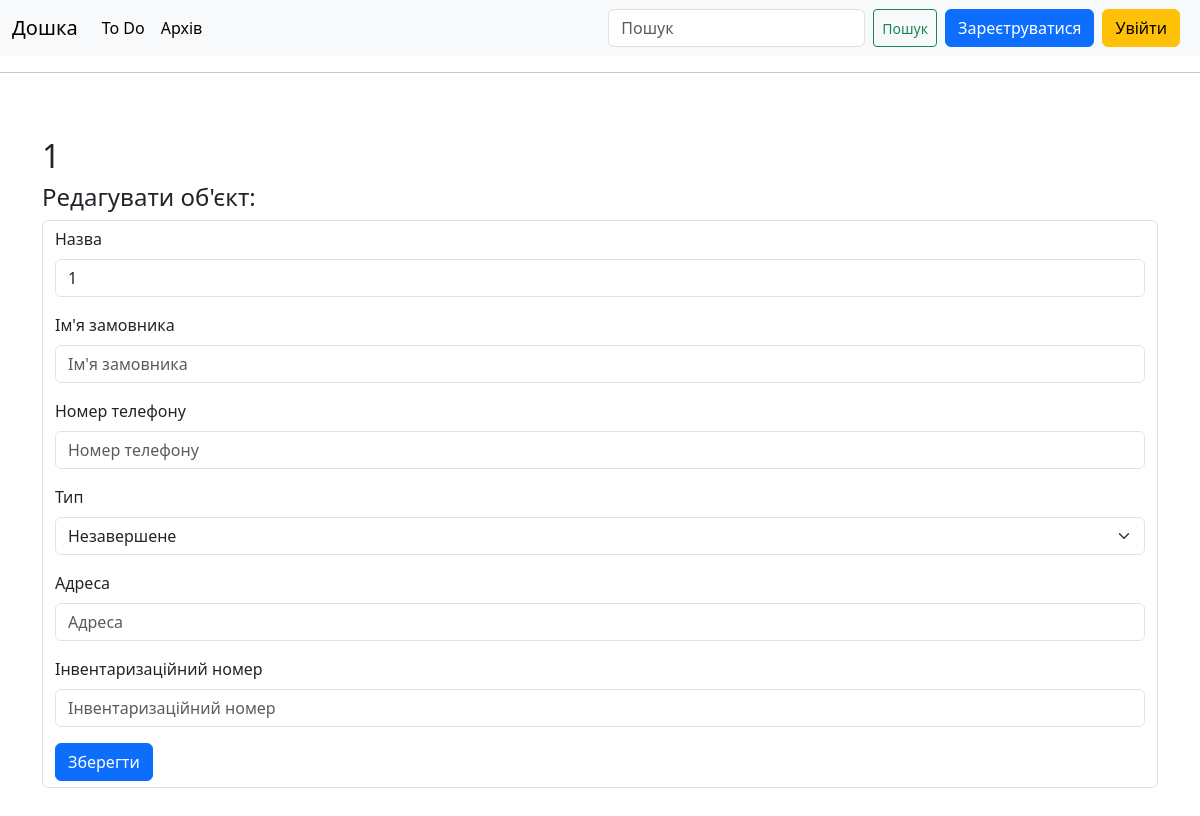
Before: /edit_subject/21 with the older database file.
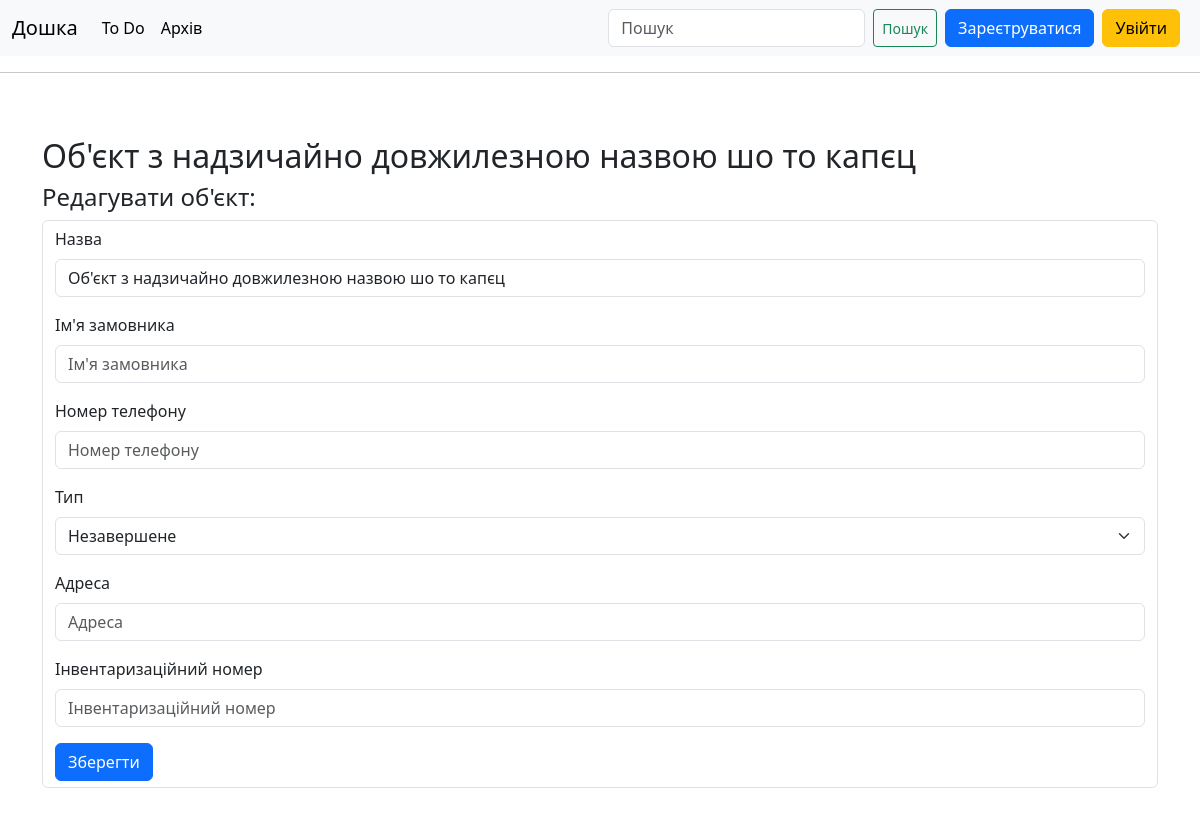
After: the same page with the newer database file.
### bord/models.py (models this page shows, shortened)
class Subject(models.Model):
    class TypeOfSubject(models.TextChoices):
        BUILDING = 'BU', _('Багатоповерхівка')
        COMMERCE = 'CO', _('Будівля')
        GARAGE = 'GA', _('Гараж')
        HOUSE = 'HO', _('Особняк')
        APARTMENT = 'AP', _('Квартира')
        KEV = 'KE', _('КЕВ')
        QUARTERS = 'QU', _('Нежитлове приміщення')
        UNFINISHED = 'UF', _('Незавершене')
        SUMMERHOUSE = 'SH', _('Садовий будинок')
    class Priority(models.TextChoices):
        HIGH = 'AA', _('Високий')
        NORMAL = 'BB', _('Звичайний')
        LOW = 'CC', _('Низький')
    name = models.CharField(max_length=200)
    type = models.CharField(max_length=2, choices=TypeOfSubject.choices, default=TypeOfSubject.HOUSE)
    priority = models.CharField(max_length=3, choices=Priority.choices, default=Priority.NORMAL)
    archived = models.BooleanField(default=False)
    address = models.CharField(max_length=200, blank=True)
    client_name = models.CharField(max_length=200, blank=True)
    client_number = models.CharField(max_length=200, blank=True)
    invent_number = models.CharField(max_length=10, blank=True)
    measured = models.BooleanField(default=False)
    drawn = models.BooleanField(default=False)
    calculated = models.BooleanField(default=False)
    typed = models.BooleanField(default=False)
    numbered = models.BooleanField(default=False)
    done = models.BooleanField(default=False)
    date_added = models.DateTimeField(auto_now_add=True)
    def __str__(self):
        return self.name

### bord/views.py (the view)
# urls.py: path('edit_subject/<int:subject_id>', views.edit_subject, name='edit_subject'),
def edit_subject(request, subject_id):
    subject = Subject.objects.get(id=subject_id)
    if request.method != 'POST':
        form = SubjectForm(instance=subject)
    else:
        form = SubjectForm(instance=subject, data=request.POST)
        if form.is_valid():
            form.save()
            return redirect('bord:subject', subject_id=subject.id)
    context = {'subject': subject, 'form': form}
    return render(request, 'bord/edit_subject.html', context)

### bord/forms.py
class SubjectForm(forms.ModelForm):
    class Meta:
        model = Subject
        fields = ['name', 'client_name', 'client_number', 'type', 'address', 'invent_number']
        labels = {
            'name': 'Назва',
            'client_name': "Ім'я замовника",
            'client_number': 'Номер телефону',
            'type': 'Тип',
            'address': 'Адреса',
            'invent_number': 'Інвентаризаційний номер'
        }

### bord/templates/bord/edit_subject.html (shortened to what this page needs)
{% extends "bord/base.html" %}
{% load django_bootstrap5 %}
{% block content %}
    <h2>{{ subject }}</h2>
    <h4>Редагувати об'єкт:</h4>
    <form class="form-control" action="{% url 'bord:edit_subject' subject.id %}" method="post">
        {% bootstrap_form form %}
        {% block buttons %}
            <button class="btn btn-primary" name="submit">Зберегти</button>
        {% endblock buttons %}
    </form>
{% endblock content %}

Changed rows visible on the page:
changed Subject "Незавершене": name "1" → "Об'єкт з надзичайно довжилезною назвою шо то капєц"
